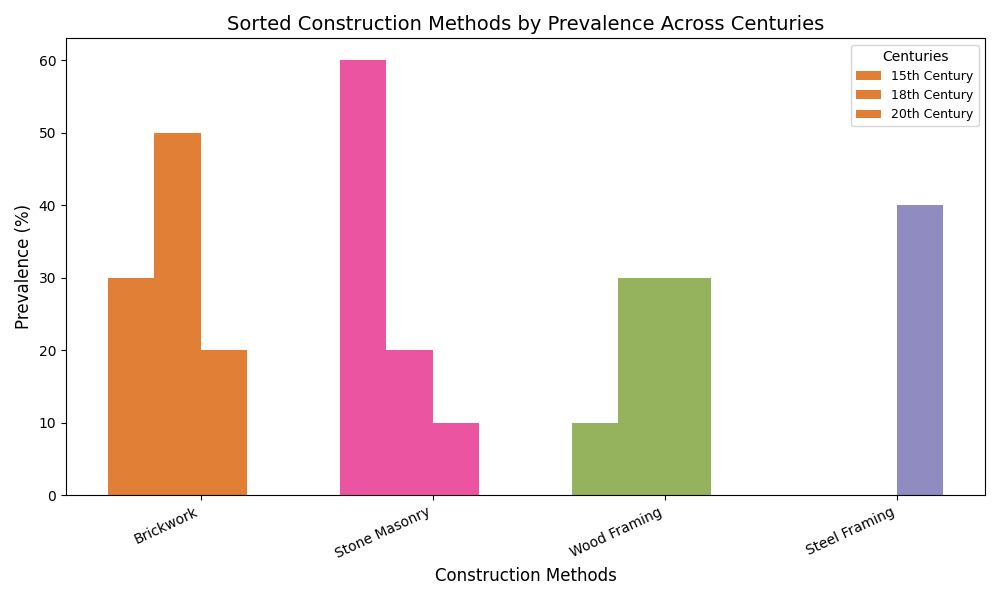

Reproduce this figure in Python.
import numpy as np
import matplotlib.pyplot as plt

centuries = ['15th Century', '18th Century', '20th Century']
methods = ['Stone Masonry', 'Brickwork', 'Wood Framing', 'Steel Framing']

data = np.array([
    [60, 30, 10, 0],
    [20, 50, 30, 0],
    [10, 20, 30, 40]
])

# Sum the data for each method across centuries
method_totals = data.sum(axis=0)
# Sort methods based on total data, descending order
sorted_indices = np.argsort(method_totals)[::-1]
sorted_methods = [methods[i] for i in sorted_indices]
sorted_data = data[:, sorted_indices]

# Bar chart related variables
x_pos = np.arange(len(methods))

fig, ax = plt.subplots(figsize=(10, 6))

# Colors in the sequence matching the intended order
colors = ['#D95F02', '#E7298A', '#7B9F35', '#7570B3']

# Plot sorted bar chart
for i in range(len(centuries)):
    ax.bar(x_pos + i*0.2, sorted_data[i], width=0.2, color=colors, alpha=0.8, label=centuries[i])

ax.set_xlabel('Construction Methods', fontsize=12)
ax.set_ylabel('Prevalence (%)', fontsize=12)
ax.set_title('Sorted Construction Methods by Prevalence Across Centuries', fontsize=14)
ax.set_xticks(x_pos + 0.3)
ax.set_xticklabels(sorted_methods, fontsize=10, rotation=25, ha='right')
ax.legend(title='Centuries', fontsize=9)

plt.tight_layout()
plt.show()
